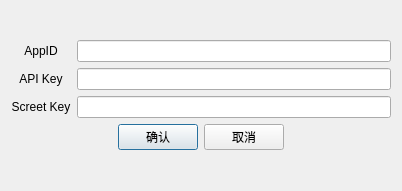
<?xml version="1.0" encoding="UTF-8"?>
<ui version="4.0">
 <class>Setup_Dialog</class>
 <widget class="QDialog" name="Setup_Dialog">
  <property name="geometry">
   <rect>
    <x>0</x>
    <y>0</y>
    <width>402</width>
    <height>191</height>
   </rect>
  </property>
  <property name="windowTitle">
   <string>Dialog</string>
  </property>
  <layout class="QGridLayout" name="gridLayout">
   <item row="0" column="0">
    <layout class="QVBoxLayout" name="verticalLayout">
     <item>
      <layout class="QHBoxLayout" name="horizontalLayout">
       <item>
        <widget class="QLabel" name="label">
         <property name="sizePolicy">
          <sizepolicy hsizetype="Fixed" vsizetype="Preferred">
           <horstretch>0</horstretch>
           <verstretch>0</verstretch>
          </sizepolicy>
         </property>
         <property name="minimumSize">
          <size>
           <width>60</width>
           <height>0</height>
          </size>
         </property>
         <property name="text">
          <string>AppID</string>
         </property>
         <property name="alignment">
          <set>Qt::AlignCenter</set>
         </property>
        </widget>
       </item>
       <item>
        <widget class="QLineEdit" name="setup_appid"/>
       </item>
      </layout>
     </item>
     <item>
      <layout class="QHBoxLayout" name="horizontalLayout_2">
       <item>
        <widget class="QLabel" name="label_2">
         <property name="sizePolicy">
          <sizepolicy hsizetype="Fixed" vsizetype="Preferred">
           <horstretch>0</horstretch>
           <verstretch>0</verstretch>
          </sizepolicy>
         </property>
         <property name="minimumSize">
          <size>
           <width>60</width>
           <height>0</height>
          </size>
         </property>
         <property name="sizeIncrement">
          <size>
           <width>0</width>
           <height>0</height>
          </size>
         </property>
         <property name="text">
          <string>API Key</string>
         </property>
         <property name="alignment">
          <set>Qt::AlignCenter</set>
         </property>
        </widget>
       </item>
       <item>
        <widget class="QLineEdit" name="setup_appkey"/>
       </item>
      </layout>
     </item>
     <item>
      <layout class="QHBoxLayout" name="horizontalLayout_3">
       <item>
        <widget class="QLabel" name="label_3">
         <property name="sizePolicy">
          <sizepolicy hsizetype="Fixed" vsizetype="Preferred">
           <horstretch>0</horstretch>
           <verstretch>0</verstretch>
          </sizepolicy>
         </property>
         <property name="minimumSize">
          <size>
           <width>60</width>
           <height>0</height>
          </size>
         </property>
         <property name="text">
          <string>Screet Key</string>
         </property>
         <property name="alignment">
          <set>Qt::AlignCenter</set>
         </property>
        </widget>
       </item>
       <item>
        <widget class="QLineEdit" name="setup_screetkey"/>
       </item>
      </layout>
     </item>
     <item>
      <layout class="QHBoxLayout" name="horizontalLayout_4">
       <item>
        <spacer name="horizontalSpacer">
         <property name="orientation">
          <enum>Qt::Horizontal</enum>
         </property>
         <property name="sizeHint" stdset="0">
          <size>
           <width>40</width>
           <height>20</height>
          </size>
         </property>
        </spacer>
       </item>
       <item>
        <widget class="QPushButton" name="setup_btn_ok">
         <property name="text">
          <string>确认</string>
         </property>
        </widget>
       </item>
       <item>
        <widget class="QPushButton" name="setup_btn_cancel">
         <property name="text">
          <string>取消</string>
         </property>
        </widget>
       </item>
       <item>
        <spacer name="horizontalSpacer_2">
         <property name="orientation">
          <enum>Qt::Horizontal</enum>
         </property>
         <property name="sizeHint" stdset="0">
          <size>
           <width>40</width>
           <height>20</height>
          </size>
         </property>
        </spacer>
       </item>
      </layout>
     </item>
    </layout>
   </item>
  </layout>
 </widget>
 <resources/>
 <connections/>
</ui>
